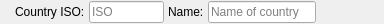
<?xml version="1.0" encoding="UTF-8"?>
<ui version="4.0">
 <class>CCountryFilterBar</class>
 <widget class="QFrame" name="CCountryFilterBar">
  <property name="geometry">
   <rect>
    <x>0</x>
    <y>0</y>
    <width>384</width>
    <height>24</height>
   </rect>
  </property>
  <property name="windowTitle">
   <string>Country filter bar</string>
  </property>
  <property name="frameShadow">
   <enum>QFrame::Sunken</enum>
  </property>
  <layout class="QGridLayout" name="gl_CountryFilterBar">
   <property name="topMargin">
    <number>0</number>
   </property>
   <property name="rightMargin">
    <number>0</number>
   </property>
   <property name="bottomMargin">
    <number>0</number>
   </property>
   <property name="horizontalSpacing">
    <number>4</number>
   </property>
   <property name="verticalSpacing">
    <number>2</number>
   </property>
   <item row="0" column="2">
    <widget class="QLineEdit" name="le_IsoCode">
     <property name="maximumSize">
      <size>
       <width>75</width>
       <height>16777215</height>
      </size>
     </property>
     <property name="placeholderText">
      <string>ISO</string>
     </property>
    </widget>
   </item>
   <item row="0" column="0">
    <widget class="BlackGui::Filters::CFilterBarButtons" name="filter_Buttons">
     <property name="frameShape">
      <enum>QFrame::StyledPanel</enum>
     </property>
     <property name="frameShadow">
      <enum>QFrame::Raised</enum>
     </property>
    </widget>
   </item>
   <item row="0" column="4">
    <widget class="QLineEdit" name="le_Name">
     <property name="placeholderText">
      <string>Name of country</string>
     </property>
    </widget>
   </item>
   <item row="0" column="3">
    <widget class="QLabel" name="lbl_Name">
     <property name="text">
      <string>Name:</string>
     </property>
    </widget>
   </item>
   <item row="0" column="5">
    <spacer name="hs_CountryFilterBar">
     <property name="orientation">
      <enum>Qt::Horizontal</enum>
     </property>
     <property name="sizeHint" stdset="0">
      <size>
       <width>40</width>
       <height>20</height>
      </size>
     </property>
    </spacer>
   </item>
   <item row="0" column="1">
    <widget class="QLabel" name="lbl_CountryIso">
     <property name="toolTip">
      <string>Country ISO, e.g. DE, US, FR</string>
     </property>
     <property name="text">
      <string>Country ISO:</string>
     </property>
    </widget>
   </item>
  </layout>
 </widget>
 <customwidgets>
  <customwidget>
   <class>BlackGui::Filters::CFilterBarButtons</class>
   <extends>QFrame</extends>
   <header>blackgui/filters/filterbarbuttons.h</header>
   <container>1</container>
  </customwidget>
 </customwidgets>
 <tabstops>
  <tabstop>le_IsoCode</tabstop>
  <tabstop>le_Name</tabstop>
 </tabstops>
 <resources/>
 <connections/>
</ui>
